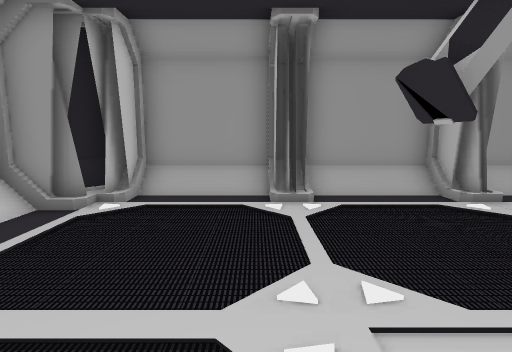
View 1 (above)

12 first-person views from a walk through a Unity game level. The camera is 1.4 m above the floor, tilts 8° down and sees 80° across. The floor is counted in squares, 1 m on a side. Each view is taken from the middle of a square. On the plan, view 1 faces up. The plan holds only what a view shows up to about 14 squares ahead; the rest is blank.

View 2
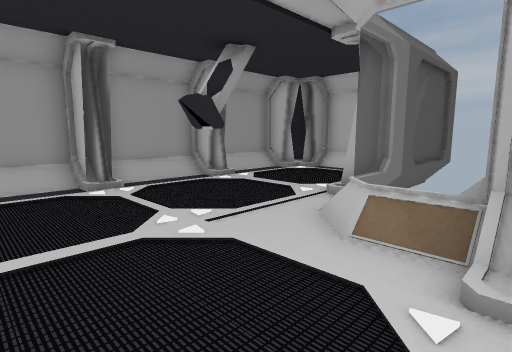

View 3
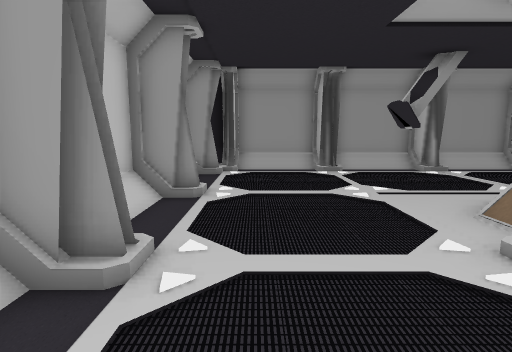

View 4
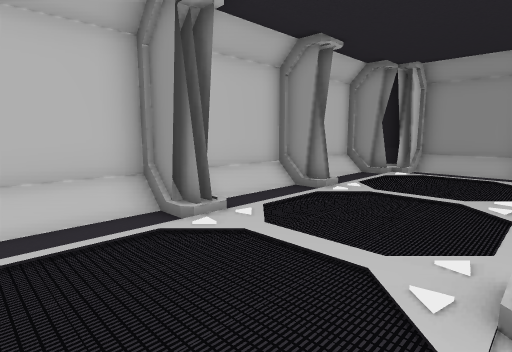

View 5
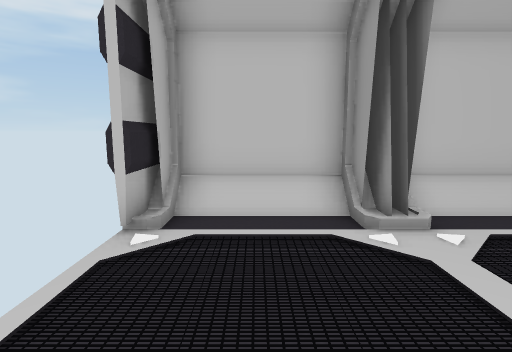

View 6
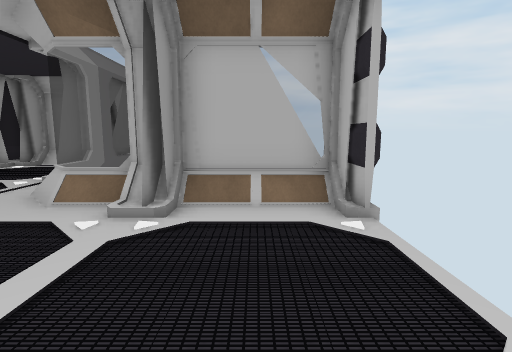

View 7
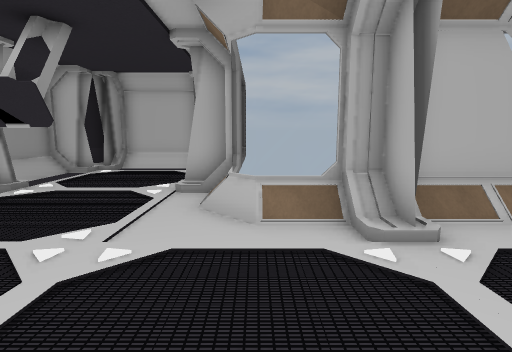

View 8
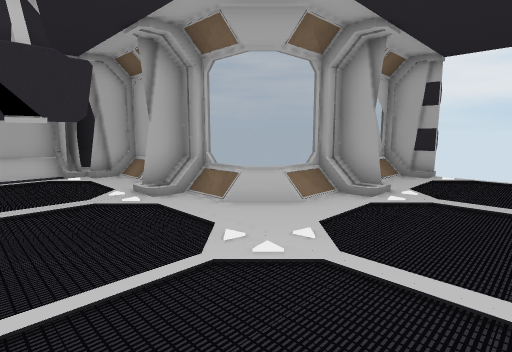

View 9
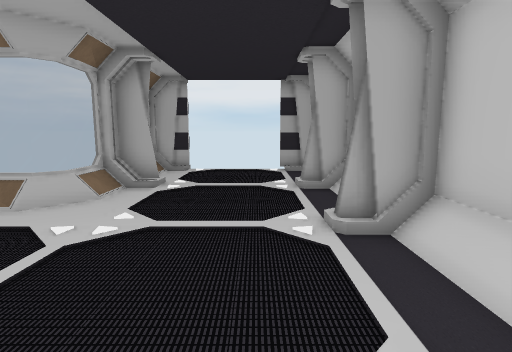

View 10
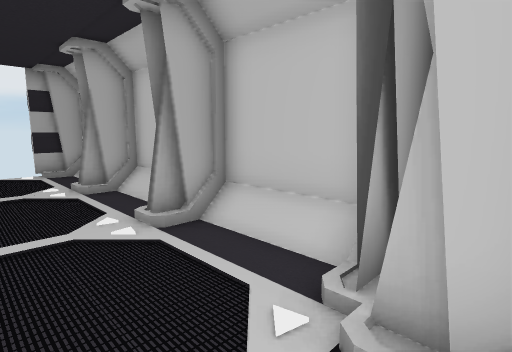

View 11
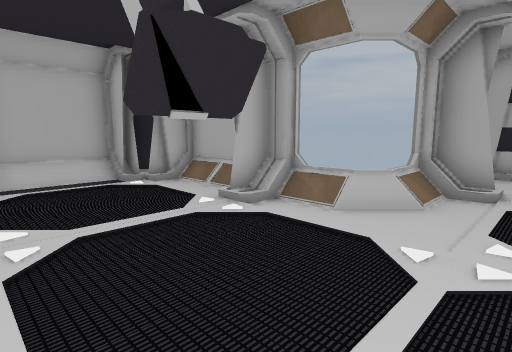

View 12
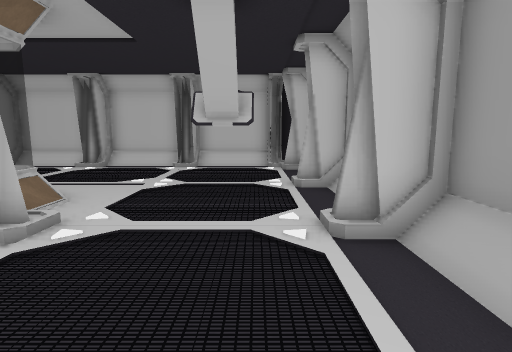

### Floor plan
Key: @ floor where view 1 was taken; # wall or solid block; x gap in a wall; . floor; / step, stairs or slope; = window, fence, low wall or low ledge; O other object.
Columns run from 5 left of view 1 to 10 right of it. Each row starts with its distance up from view 1.
  8   ############
  7  ##///#//##//##
  6 ###.../..//../##
  5 #/......O......#
  4 #/......O......#
  3 #/.............#
  2 ##/...........##
  1 #/......//#//###
  0 #/...@.===#===#
 -1 #/.....=#
 -2 ##/...###
 -3 #/.....=
 -4 #/.....=
 -5 #/.....=
 -6 ##x   x#

Positions as (right, up) in squares from view 1, and headings:
1: (0, 0), facing up
2: (-2, -2), facing up-right
3: (-2, -5), facing up
4: (1, -5), facing up-left
5: (1, -4), facing left
6: (-4, -4), facing right
7: (-3, 0), facing right
8: (-2, 5), facing down-right
9: (-2, 7), facing down
10: (-1, 7), facing down-left
11: (0, 6), facing down-right
12: (9, 5), facing left
